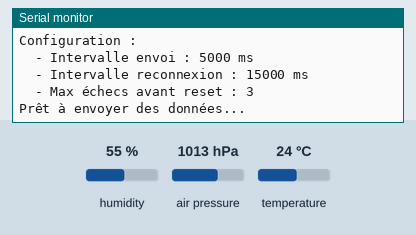
Recording of a program running on a simulated ESP32. Parts: the last lines printed to the serial monitor. The inputs (shaded band) are chosen by the test bench; at power-on: humidity 55 %, air pressure 1013 hPa, temperature 24 °C. WiFi joins after 1.5 s; servers stay silent unless stated; no MQTT or app messages arrive unless stated.

Above: at 4.5 s.
4.6 s: humidity set to 22 %
At 5.8 s:
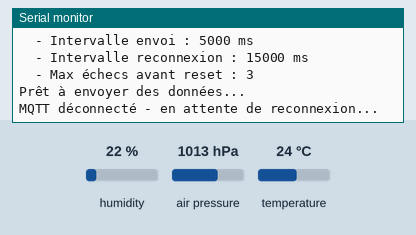
17.1 s: air pressure set to 952 hPa
At 20.8 s:
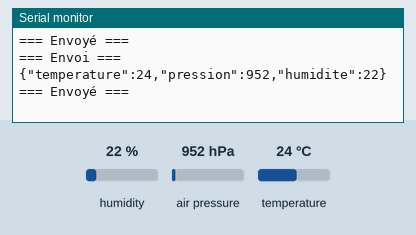
29.6 s: temperature set to 12 °C
At 30.8 s:
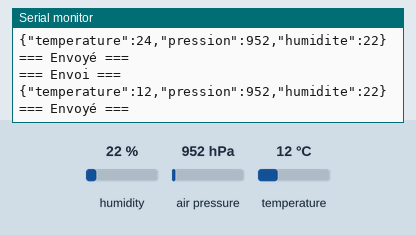

The program:

main.cpp
```cpp
#include "main.h"

// ===== DÉFINITION DES VARIABLES GLOBALES =====
byte mac[] = {0xDE, 0xAD, 0xBE, 0xEF, 0xFE, 0xED};
IPAddress ip(192, 168, 69, 2);
IPAddress gateway(192, 168, 69, 1);
IPAddress subnet(255, 255, 255, 0);

IPAddress mqttServer(192, 168, 69, 1);
const int mqttPort = 1883;
const char *mqttTopic = "esp32/data";
const int mqttQoS = 1;

EthernetClient ethClient;
PubSubClient mqttClient(ethClient);
Adafruit_BME280 bme;

unsigned long previousMillis = 0;
const long interval = 5000;
unsigned long lastReconnectAttempt = 0;
const long reconnectInterval = 15000;

unsigned long consecutiveFailures = 0;
const unsigned long max_failures = 3;

// ===== IMPLÉMENTATION DES FONCTIONS =====

bool initEthernet()
{
  pinMode(ETH_RST, OUTPUT);
  digitalWrite(ETH_RST, LOW);
  delay(100);
  digitalWrite(ETH_RST, HIGH);
  delay(200);

  SPI.begin(ETH_SCK, ETH_MISO, ETH_MOSI, ETH_CS);
  Ethernet.init(ETH_CS);

  Serial.println("Connexion Ethernet...");
  Ethernet.begin(mac, ip, gateway, gateway, subnet);
  delay(2000);

  if (Ethernet.hardwareStatus() == EthernetNoHardware)
  {
    Serial.println("ERREUR : W5500 non détecté!");
    return false;
  }

  return true;
}

bool initBME280()
{
  Serial.println("Initialisation du BME280...");

  if (bme.begin(0x76))
  {
    Serial.println("BME280 détecté à l'adresse 0x76");

    bme.setSampling(Adafruit_BME280::MODE_FORCED,
                    Adafruit_BME280::SAMPLING_X1,
                    Adafruit_BME280::SAMPLING_X1,
                    Adafruit_BME280::SAMPLING_X1,
                    Adafruit_BME280::FILTER_OFF);
    return true;
  }

  if (bme.begin(0x77))
  {
    Serial.println("BME280 détecté à l'adresse 0x77");

    bme.setSampling(Adafruit_BME280::MODE_FORCED,
                    Adafruit_BME280::SAMPLING_X1,
                    Adafruit_BME280::SAMPLING_X1,
                    Adafruit_BME280::SAMPLING_X1,
                    Adafruit_BME280::FILTER_OFF);
    return true;
  }

  Serial.println("ERREUR : BME280 non détecté!");
  return false;
}

void setupMQTT()
{
  mqttClient.setServer(mqttServer, mqttPort);

  mqttClient.setBufferSize(512);

  Serial.println("MQTT configuré");
}

void displayNetworkInfo()
{
  Serial.print("IP ESP32 : ");
  Serial.println(Ethernet.localIP());
}

void checkNetworkStatus()
{
  Serial.println("\n=== Diagnostic Réseau ===");

  auto link = Ethernet.linkStatus();
  Serial.print("Lien Ethernet : ");
  if (link == LinkON)
  {
    Serial.println("  Connecté");
  }
  else if (link == LinkOFF)
  {
    Serial.println("  Déconnecté - Câble débranché ?");
  }
  else
  {
    Serial.println("  Inconnu");
  }

  Serial.print("IP actuelle   : ");
  IPAddress currentIP = Ethernet.localIP();
  Serial.println(currentIP);

  if (currentIP == IPAddress(0, 0, 0, 0))
  {
    Serial.println("  IP invalide - Problème config");
  }

  Serial.print("W5500 Hardware: ");
  if (Ethernet.hardwareStatus() == EthernetNoHardware)
  {
    Serial.println("  Non détecté");
  }
  else
  {
    Serial.println("  Détecté");
  }

  Serial.println("======================\n");
}

void resetSystem()
{
  Serial.println("\nRESET COMPLET DU SYSTÈME");

  Serial.println("  Fermeture MQTT...");
  mqttClient.disconnect();
  delay(500);

  Serial.println("  Reset W5500...");
  digitalWrite(ETH_RST, LOW);
  delay(200);
  digitalWrite(ETH_RST, HIGH);
  delay(500);

  Serial.println("  Redémarrage ESP32...");
  delay(2000);

  ESP.restart();
}

bool reconnectMQTT()
{
  if (!mqttClient.connected())
  {
    unsigned long now = millis();

    if (now - lastReconnectAttempt > reconnectInterval)
    {
      lastReconnectAttempt = now;

      checkNetworkStatus();
      Serial.print("Connexion au broker MQTT...");

      if (mqttClient.connect("ESP32_Publisher"))
      {
        Serial.println("OK !");
        consecutiveFailures = 0;
        return true;
      }
      else
      {
        Serial.print(" Échec (code ");
        Serial.print(mqttClient.state());
        Serial.println(")");

        consecutiveFailures++;
        Serial.printf("Échecs consécutifs : %lu/%lu\n", consecutiveFailures, max_failures);

        if (consecutiveFailures >= max_failures)
        {
          Serial.println("\nTrop d'échecs - Reset système requis");
          resetSystem();
        }

        return false;
      }
    }
  }
  return mqttClient.connected();
}

bool sendSensorData()
{
  bme.takeForcedMeasurement();

  float temperature = bme.readTemperature();
  float pression = bme.readPressure() / 100.0F;
  float humidite = bme.readHumidity();

  if (isnan(temperature) || isnan(pression) || isnan(humidite))
  {
    Serial.println("ERREUR : Lecture capteur invalide");
    return false;
  }

  JsonDocument doc;
  doc["temperature"] = round(temperature * 10) / 10.0;
  doc["pression"] = round(pression * 10) / 10.0;
  doc["humidite"] = round(humidite * 10) / 10.0;

  char jsonBuffer[256];
  serializeJson(doc, jsonBuffer);

  Serial.print("\n=== Envoi ===\n");
  Serial.println(jsonBuffer);

  bool success = mqttClient.publish(mqttTopic, jsonBuffer, false);

  if (success)
  {
    Serial.println("=== Envoyé ===");
    return true;
  }
  else
  {
    Serial.println("=== Échec ===");
    return false;
  }
}

// ===== SETUP ET LOOP =====

void setup()
{
  Serial.begin(115200);
  delay(1000);

  Serial.println("\n=== ESP32 Publisher MQTT ===");

  Wire.begin();

  if (!initBME280())
  {
    Serial.println("Système en pause - BME280 requis");
    while (true)
      delay(1000);
  }

  if (!initEthernet())
  {
    Serial.println("Système en pause - W5500 requis");
    while (true)
      delay(1000);
  }

  displayNetworkInfo();
  setupMQTT();

  Serial.printf("\nConfiguration :\n");
  Serial.printf("  - Intervalle envoi : %lu ms\n", interval);
  Serial.printf("  - Intervalle reconnexion : %lu ms\n", reconnectInterval);
  Serial.printf("  - Max échecs avant reset : %lu\n\n", max_failures);

  Serial.println("Prêt à envoyer des données...");
}

void loop()
{
  Ethernet.maintain();

  reconnectMQTT();

  mqttClient.loop();

  unsigned long currentMillis = millis();

  if (currentMillis - previousMillis >= interval)
  {
    previousMillis = currentMillis;

    if (mqttClient.connected())
    {
      sendSensorData();
    }
    else
    {
      Serial.println("MQTT déconnecté - en attente de reconnexion...");
    }
  }
}
```

main.h
```cpp
#ifndef ESP32_MQTT_PUBLISHER_H
#define ESP32_MQTT_PUBLISHER_H

#include <Arduino.h>
#include <ArduinoJson.h>
#include <Ethernet.h>
#include <PubSubClient.h>
#include <SPI.h>
#include <Wire.h>
#include <Adafruit_Sensor.h>
#include <Adafruit_BME280.h>

// ===== CONFIG W5500 =====
#define ETH_CS 5
#define ETH_MOSI 23
#define ETH_MISO 19
#define ETH_SCK 18
#define ETH_RST 4

// ===== CONFIG RÉSEAU =====
extern byte mac[6];
extern IPAddress ip;
extern IPAddress gateway;
extern IPAddress subnet;

// ===== CONFIG MQTT =====
extern IPAddress mqttServer;
extern const int mqttPort;
extern const char *mqttTopic;
extern const int mqttQos;

// ===== OBJETS =====
extern EthernetClient ethClient;
extern PubSubClient mqttClient;
extern Adafruit_BME280 bme;

// ===== TIMING =====
extern unsigned long previousMillis;
extern const long interval;
extern unsigned long lastReconnectAttempt;
extern const long reconnectInterval;

// ===== FAILURE =====
extern unsigned long consecutiveFailures;
extern const unsigned long max_failures;

// ===== FONCTIONS =====

/**
 * @brief Initialise la connexion Ethernet avec le module W5500
 * @return true si l'initialisation est réussite, false sinon
 */
bool initEthernet();

/**
 * @brief Initialise la connexion avec le capteur BME280
 * @return true si l'initialisation est réussite, false sinon
 */
bool initBME280();

/**
 * @brief Configure et connecte le client MQTT
 */
void setupMQTT();

/**
 * @brief Affiche les informations de configurations réseau
 */
void displayNetworkInfo();

/**
 * @brief Vérifie le réseau en cas d'erreur MQTT
 */
void checkNetworkStatus();

/**
 * @brief Réinitialisation du système si trop d'erreur MQTT
 */
void resetSystem();

/**
 * @brief Reconnection au broker
 * @return true si la reconnection est réussite, false sinon
 */
bool reconnectMQTT();

/**
 * @brief Génère et envoie des données de capteurs via MQTT
 * @return true si l'envoi a réussi, false sinon
 */
bool sendSensorData();

#endif // ESP32_MQTT_PUBLISHER_H
```

Measured:
- after the input at 17.1 s, the serial monitor: prints a new line after 3.0 s (image 2)
- after the input at 29.6 s, the serial monitor: prints a new line after 0.46 s (image 3)
